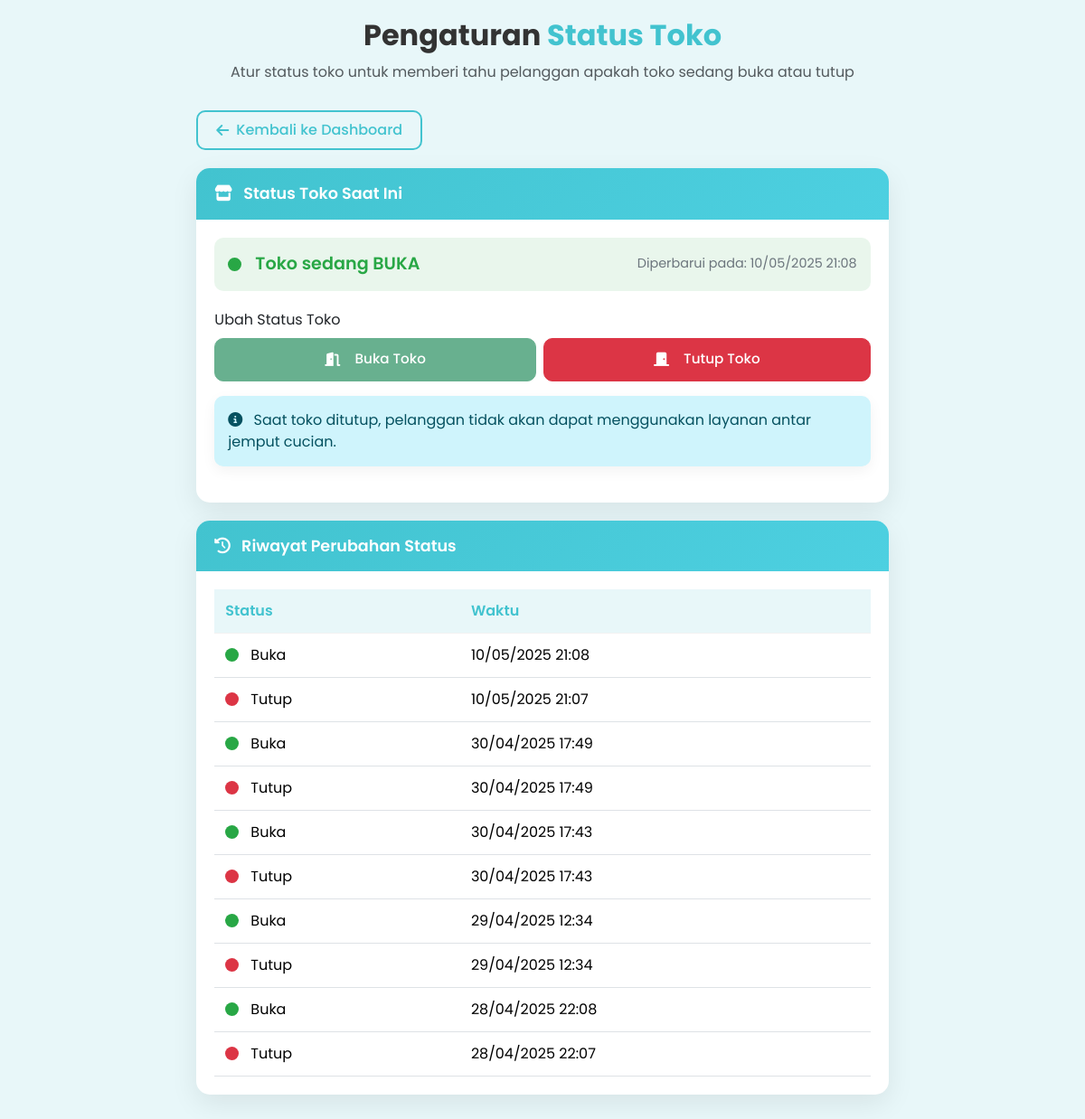
Before: /admin/toko.php (signed in) with the older database file.
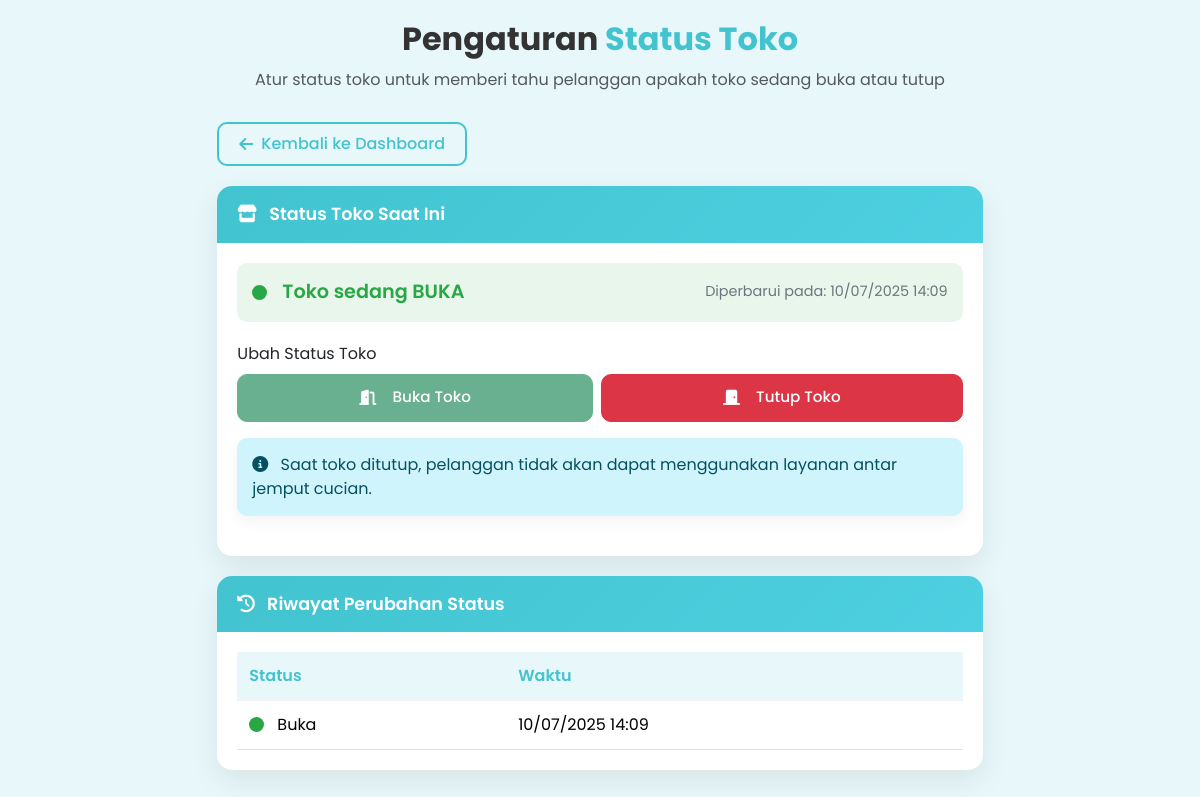
After: the same page with the newer database file.
### tables this page shows
CREATE TABLE `toko_status` (
  `id` int NOT NULL,
  `status` enum('buka','tutup') NOT NULL DEFAULT 'buka',
  `waktu` datetime NOT NULL
);

### admin/toko.php (the view, shortened to what the changed rows need)
<?php
include '../includes/db.php';
$storeStatusQuery = "SELECT status, waktu FROM toko_status ORDER BY id DESC LIMIT 1";
$storeStatusResult = $conn->query($storeStatusQuery);
$storeStatus = "buka";
$statusTime = "";
if ($storeStatusResult && $storeStatusResult->num_rows > 0) {
    $statusRow = $storeStatusResult->fetch_assoc();
    $storeStatus = $statusRow['status'];
    $statusTime = date('d/m/Y H:i', strtotime($statusRow['waktu']));
}
$historyQuery = "SELECT status, waktu FROM toko_status ORDER BY id DESC LIMIT 10";
$historyResult = $conn->query($historyQuery);
$statusHistory = [];
if ($historyResult && $historyResult->num_rows > 0) {
    while ($row = $historyResult->fetch_assoc()) {
        $statusHistory[] = $row;
    }
}
?>
<!DOCTYPE html>
<html lang="id">
<head>
    <link rel="stylesheet" href="https://cdn.jsdelivr.net/npm/bootstrap@5.3.2/dist/css/bootstrap.min.css">
    <link rel="stylesheet" href="https://cdnjs.cloudflare.com/ajax/libs/font-awesome/6.4.0/css/all.min.css">
</head>
<body>
    <div class="container">
        <div class="page-header">
            <h1 class="page-title">Pengaturan <span>Status Toko</span></h1>
        </div>
        <div class="row justify-content-center">
            <div class="col-lg-8">
                <div class="card">
                    <div class="card-body">
                        <div class="current-status <?php echo $storeStatus == 'buka' ? 'open' : 'closed'; ?>">
                            <div class="status-indicator <?php echo $storeStatus == 'buka' ? 'status-open' : 'status-closed'; ?>"></div>
                            <div class="status-text">
                                Toko sedang <?php echo $storeStatus == 'buka' ? 'BUKA' : 'TUTUP'; ?>
                            </div>
                            <?php if (!empty($statusTime)): ?>
                            <div class="status-time">
                                Diperbarui pada: <?php echo $statusTime; ?>
                            </div>
                            <?php endif; ?>
                        </div>
                    </div>
                </div>
                <div class="card">
                    <div class="card-body">
                        <div class="table-responsive">
                            <table class="table">
                                <thead>
                                    <tr>
                                        <th>Status</th>
                                        <th>Waktu</th>
                                    </tr>
                                </thead>
                                <tbody>
                                    <?php if (empty($statusHistory)): ?>
                                    <tr>
                                        <td colspan="2" class="text-center">Belum ada riwayat perubahan status</td>
                                    </tr>
                                    <?php else: ?>
                                        <?php foreach ($statusHistory as $history): ?>
                                        <tr>
                                            <td>
                                                <div class="d-flex align-items-center">
                                                    <div class="status-indicator <?php echo $history['status'] == 'buka' ? 'status-open' : 'status-closed'; ?>"></div>
                                                    <span class="ms-2"><?php echo $history['status'] == 'buka' ? 'Buka' : 'Tutup'; ?></span>
                                                </div>
                                            </td>
                                            <td><?php echo date('d/m/Y H:i', strtotime($history['waktu'])); ?></td>
                                        </tr>
                                        <?php endforeach; ?>
                                    <?php endif; ?>
                                </tbody>
                            </table>
                        </div>
                    </div>
                </div>
            </div>
        </div>
    </div>
</body>
</html>

Changed rows visible on the page:
removed toko_status: waktu "10/05/2025 21:08", status "Buka"
removed toko_status: status "Tutup", waktu "10/05/2025 21:07"
removed toko_status: status "Buka", waktu "30/04/2025 17:49"
removed toko_status: status "Tutup", waktu "30/04/2025 17:49"
removed toko_status: status "Buka", waktu "30/04/2025 17:43"
removed toko_status: status "Tutup", waktu "30/04/2025 17:43"
removed toko_status: status "Buka", waktu "29/04/2025 12:34"
removed toko_status: status "Tutup", waktu "29/04/2025 12:34"
removed toko_status: status "Buka", waktu "28/04/2025 22:08"
removed toko_status: status "Tutup", waktu "28/04/2025 22:07"
added toko_status: waktu "10/07/2025 14:09", status "Buka"
